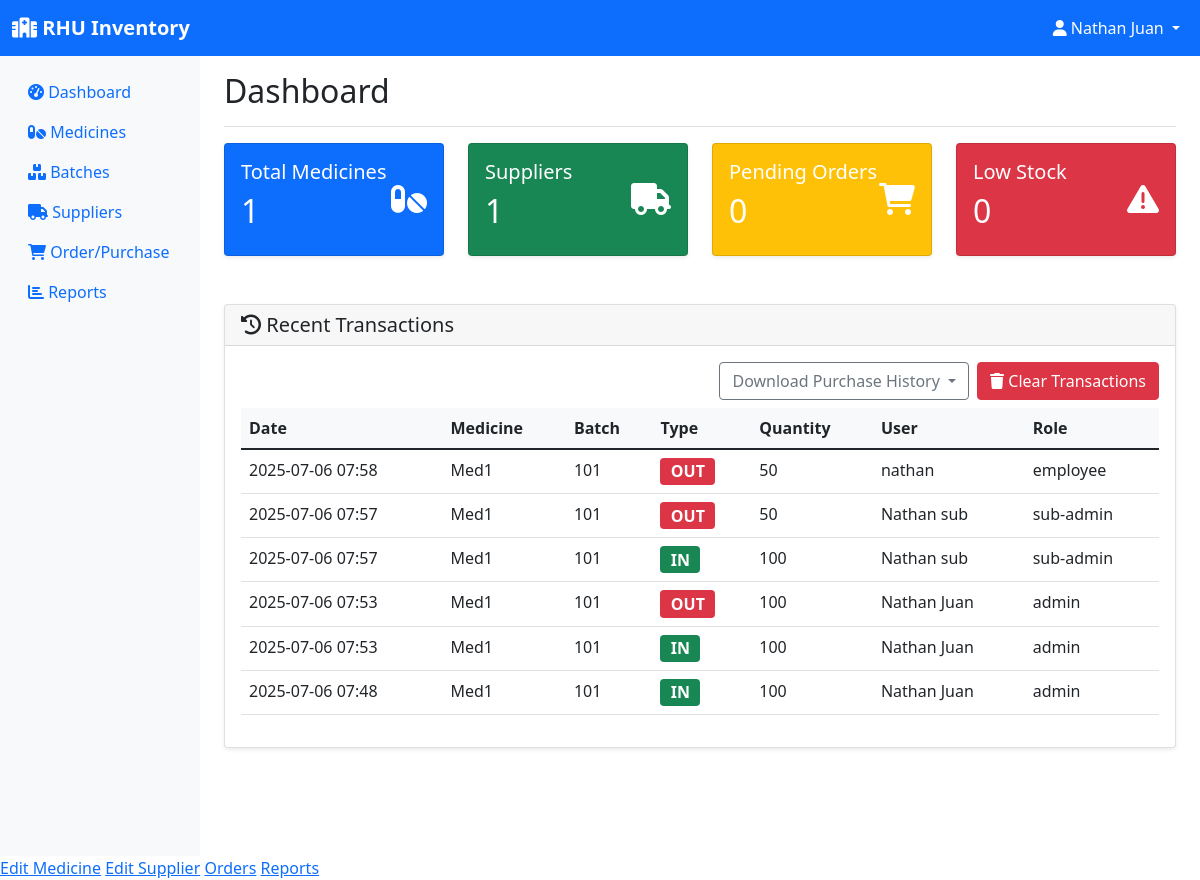
Page /dashboard (signed in) on the earlier database version.
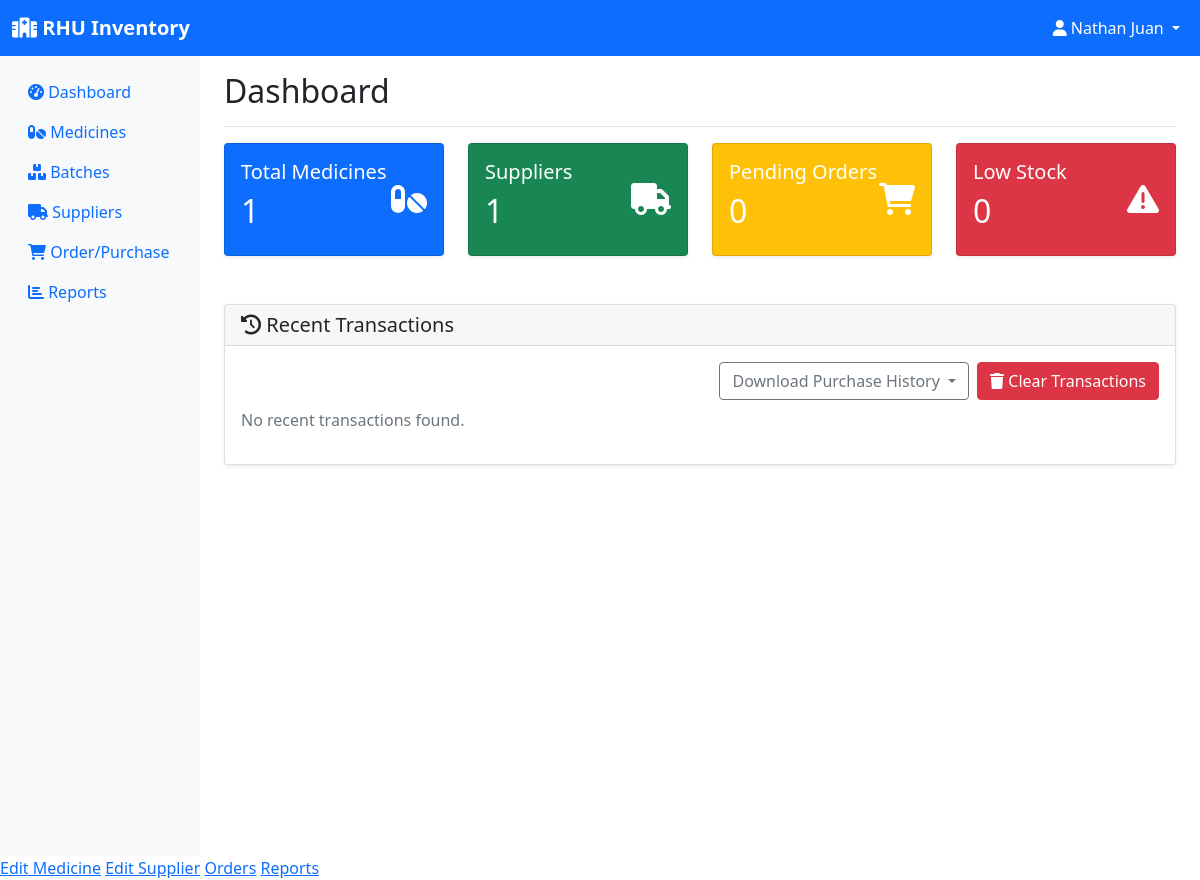
Same page on the later database version.
### models.py (models this page shows, shortened)
class User(UserMixin, db.Model):
    id = db.Column(db.Integer, primary_key=True)
    username = db.Column(db.String(150), unique=True, nullable=False)
    password = db.Column(db.String(256), nullable=False)
    role = db.Column(db.String(20), nullable=False, default='employee')  # pharmacist, manager, assistant
    email = db.Column(db.String(120), unique=True, nullable=False)
    created_at = db.Column(db.DateTime, default=datetime.utcnow)

class StockTransaction(db.Model):
    id = db.Column(db.Integer, primary_key=True)
    batch_id = db.Column(db.Integer, db.ForeignKey('batch.id'), nullable=False)
    transaction_type = db.Column(db.String(20), nullable=False)  # in, out
    quantity = db.Column(db.Integer, nullable=False)
    transaction_date = db.Column(db.DateTime, default=datetime.utcnow)
    performed_by = db.Column(db.Integer, db.ForeignKey('user.id'), nullable=False)
    notes = db.Column(db.String(200))
    user = db.relationship('User', backref='transactions')

class Medicine(db.Model):
    id = db.Column(db.Integer, primary_key=True)
    name = db.Column(db.String(100), nullable=False)
    generic_name = db.Column(db.String(100))
    category = db.Column(db.String(50))
    unit = db.Column(db.String(20))  # e.g., tablets, bottles, etc.
    supplier_id = db.Column(db.Integer, db.ForeignKey('supplier.id'), nullable=False)
    created_at = db.Column(db.DateTime, default=datetime.utcnow)
    batches = db.relationship('Batch', backref='medicine', lazy=True)
    order_items = db.relationship('OrderItem', backref='medicine', lazy=True)

class Batch(db.Model):
    id = db.Column(db.Integer, primary_key=True)
    batch_number = db.Column(db.String(50), nullable=False)
    medicine_id = db.Column(db.Integer, db.ForeignKey('medicine.id'), nullable=False)
    quantity = db.Column(db.Integer, nullable=False)
    expiration_date = db.Column(db.Date, nullable=False)
    manufacturing_date = db.Column(db.Date)
    unit_price = db.Column(db.Float)
    created_at = db.Column(db.DateTime, default=datetime.utcnow)
    transactions = db.relationship('StockTransaction', backref='batch', lazy=True)

### app.py (the view)
@app.route('/dashboard')
@login_required
def dashboard():
    low_stock = Batch.query.filter(Batch.quantity <= 10).all()
    thirty_days_from_now = datetime.now().date() + timedelta(days=30)
    expiring_soon = Batch.query.filter(
        Batch.expiration_date <= thirty_days_from_now,
        Batch.expiration_date > datetime.now().date()
    ).all()
    recent_transactions = StockTransaction.query.order_by(
        StockTransaction.transaction_date.desc()
    ).limit(10).all()
    total_medicines = Medicine.query.count()
    total_suppliers = Supplier.query.count()
    pending_orders = Order.query.filter_by(status='pending').count()
    return render_template('dashboard.html',
                         low_stock=low_stock,
                         expiring_soon=expiring_soon,
                         recent_transactions=recent_transactions,
                         total_medicines=total_medicines,
                         total_suppliers=total_suppliers,
                         pending_orders=pending_orders)

### app.py (called while the page is built)
@login_manager.user_loader
def load_user(user_id):
    return User.query.get(int(user_id))

### templates/dashboard.html (shortened to what this page needs)
{% extends "base.html" %}
{% block content %}
<div class="d-flex justify-content-between flex-wrap flex-md-nowrap align-items-center pt-3 pb-2 mb-3 border-bottom">
    <h1 class="h2">Dashboard</h1>
</div>
<div class="row mb-4">
    <div class="col-md-3">
        <div class="card text-white bg-primary">
            <div class="card-body">
                <div class="d-flex justify-content-between">
                    <div>
                        <h5 class="card-title">Total Medicines</h5>
                        <h2>{{ total_medicines }}</h2>
                    </div>
                    <div class="align-self-center">
                        <i class="fas fa-pills fa-2x"></i>
                    </div>
                </div>
            </div>
        </div>
    </div>
    <div class="col-md-3">
        <div class="card text-white bg-success">
            <div class="card-body">
                <div class="d-flex justify-content-between">
                    <div>
                        <h5 class="card-title">Suppliers</h5>
                        <h2>{{ total_suppliers }}</h2>
                    </div>
                    <div class="align-self-center">
                        <i class="fas fa-truck fa-2x"></i>
                    </div>
                </div>
            </div>
        </div>
    </div>
    <div class="col-md-3">
        <div class="card text-white bg-warning">
            <div class="card-body">
                <div class="d-flex justify-content-between">
                    <div>
                        <h5 class="card-title">Pending Orders</h5>
                        <h2>{{ pending_orders }}</h2>
                    </div>
                    <div class="align-self-center">
                        <i class="fas fa-shopping-cart fa-2x"></i>
                    </div>
                </div>
            </div>
        </div>
    </div>
    <div class="col-md-3">
        <div class="card text-white bg-danger">
            <div class="card-body">
                <div class="d-flex justify-content-between">
                    <div>
                        <h5 class="card-title">Low Stock</h5>
                        <h2>{{ low_stock|length }}</h2>
                    </div>
                    <div class="align-self-center">
                        <i class="fas fa-exclamation-triangle fa-2x"></i>
                    </div>
                </div>
            </div>
        </div>
    </div>
</div>
<div class="row">
    <div class="col-12">
        <div class="card">
            <div class="card-header">
                <h5 class="mb-0"><i class="fas fa-history"></i> Recent Transactions</h5>
            </div>
            <div class="card-body">
                <div class="d-flex justify-content-end mb-2">
                    <div class="dropdown me-2">
                        <button class="btn btn-outline-secondary dropdown-toggle" type="button" id="downloadMenu" data-bs-toggle="dropdown" aria-expanded="false">
                            Download Purchase History
                        </button>
                    </div>
                    {% if current_user.is_authenticated and current_user.role == 'admin' %}
                    <form method="post" action="{{ url_for('clear_transactions') }}" style="display:inline;">
                        <button type="submit" class="btn btn-danger" onclick="return confirm('Are you sure you want to clear all transaction history?');">
                            <i class="fas fa-trash"></i> Clear Transactions
                        </button>
                    </form>
                    {% endif %}
                </div>
                {% if recent_transactions %}
                <div class="table-responsive">
                    <table class="table">
                        <thead>
                            <tr>
                                <th>Date</th>
                                <th>Medicine</th>
                                <th>Batch</th>
                                <th>Type</th>
                                <th>Quantity</th>
                                <th>User</th>
                                <th>Role</th>
                            </tr>
                        </thead>
                        <tbody>
                            {% for tx in recent_transactions %}
                            <tr>
                                <td>{{ tx.transaction_date.strftime('%Y-%m-%d %H:%M') }}</td>
                                <td>{{ tx.batch.medicine.name if tx.batch and tx.batch.medicine else "N/A" }}</td>
                                <td>{{ tx.batch.batch_number if tx.batch else "N/A" }}</td>
                                <td>
                                    {% if tx.transaction_type.lower() == 'in' %}
                                        <span class="badge bg-success" style="font-size:1em;">IN</span>
                                    {% elif tx.transaction_type.lower() == 'out' %}
                                        <span class="badge bg-danger" style="font-size:1em;">OUT</span>
                                    {% else %}
                                        <span class="badge bg-secondary" style="font-size:1em;">{{ tx.transaction_type|upper }}</span>
                                    {% endif %}
                                </td>
                                <td>{{ tx.quantity }}</td>
                                <td>
                                    {% if tx.user and tx.user.username %}
                                        {{ tx.user.username }}
                                    {% else %}
                                        {{ tx.performed_by }}
                                    {% endif %}
                                </td>
                                <td>
                                    {% if tx.user and tx.user.role %}
                                        {{ tx.user.role }}
                                    {% else %}
                                        N/A
                                    {% endif %}
                                </td>
                            </tr>
                            {% endfor %}
                        </tbody>
                    </table>
                </div>
                {% else %}
                <p class="text-muted">No recent transactions found.</p>
                {% endif %}
            </div>
        </div>
    </div>
</div>
{% endblock %}

### templates/base.html (shortened to what this page needs)
<!DOCTYPE html>
<html lang="en">
<head>
    <link href="https://cdn.jsdelivr.net/npm/bootstrap@5.1.3/dist/css/bootstrap.min.css" rel="stylesheet">
    <link href="https://cdnjs.cloudflare.com/ajax/libs/font-awesome/6.0.0/css/all.min.css" rel="stylesheet">
</head>
<body>
    <nav class="navbar navbar-expand-lg navbar-dark bg-primary">
        <div class="container-fluid">
            <a class="navbar-brand" href="{{ url_for('dashboard') }}">
                <i class="fas fa-hospital"></i> RHU Inventory
            </a>
            {% if current_user.is_authenticated %}
            <div class="navbar-nav ms-auto">
                <div class="nav-item dropdown">
                    <a class="nav-link dropdown-toggle text-white" href="#" id="navbarDropdown" role="button" data-bs-toggle="dropdown">
                        <i class="fas fa-user"></i> {{ current_user.username }}
                    </a>
                </div>
            </div>
            {% endif %}
        </div>
    </nav>
    <div class="container-fluid">
        <div class="row">
            {% if current_user.is_authenticated %}
            <nav class="col-md-3 col-lg-2 d-md-block sidebar collapse">
                <div class="position-sticky pt-3">
                    <ul class="nav flex-column">
                        <li class="nav-item">
                            <a class="nav-link" href="{{ url_for('dashboard') }}">
                                <i class="fas fa-tachometer-alt"></i> Dashboard
                            </a>
                        </li>
                        <li class="nav-item">
                            <a class="nav-link" href="{{ url_for('inventory') }}">
                                <i class="fas fa-pills"></i> Medicines
                            </a>
                        </li>
                        <li class="nav-item">
                            <a class="nav-link" href="{{ url_for('batches') }}">
                                <i class="fas fa-boxes"></i> Batches
                            </a>
                        </li>
                        <li class="nav-item">
                            <a class="nav-link" href="{{ url_for('suppliers') }}">
                                <i class="fas fa-truck"></i> Suppliers
                            </a>
                        </li>
                        <li class="nav-item">
                            <a class="nav-link" href="{{ url_for('orders') }}">
                                <i class="fas fa-shopping-cart"></i> Order/Purchase
                            </a>
                        </li>
                        <li class="nav-item">
                            <a class="nav-link" href="{{ url_for('reports') }}">
                                <i class="fas fa-chart-bar"></i> Reports
                            </a>
                        </li>
                    </ul>
                </div>
            </nav>
            {% endif %}
            <main class="{% if current_user.is_authenticated %}col-md-9 ms-sm-auto col-lg-10 px-md-4{% else %}col-12{% endif %}">
                {% block content %}{% endblock %}
            </main>
        </div>
    </div>
    {% if current_user.is_authenticated %}
        {% if current_user.role == 'admin' %}
            <a href="{{ edit_medicine_url }}">Edit Medicine</a>
            <a href="{{ edit_supplier_url }}">Edit Supplier</a>
            <a href="{{ orders_url }}">Orders</a>
            <a href="{{ reports_url }}">Reports</a>
        {% elif current_user.role == 'sub-admin' %}
            <a href="{{ edit_medicine_url }}">Edit Medicine</a>
            <a href="{{ edit_supplier_url }}">Edit Supplier</a>
            <a href="{{ orders_url }}">Orders</a>
        {% elif current_user.role == 'employee' %}
            <a href="{{ orders_url }}">Orders</a>
            <a href="{{ reports_url }}">Reports</a>
        {% endif %}
    {% endif %}
</body>
</html>

### templates/base.html (style rules this page uses)
.sidebar { min-height: 100vh; background-color: #f8f9fa; }
.navbar-brand { font-weight: bold; }
.card { box-shadow: 0 0.125rem 0.25rem rgba(0, 0, 0, 0.075); border: 1px solid rgba(0, 0, 0, 0.125); }

Differences in the rows shown:
removed StockTransaction: transaction_date "2025-07-06 07:58", batch.medicine "Med1", batch "101", transaction_type "OUT", quantity "50", user.username "nathan", user.role "employee"
removed StockTransaction: transaction_date "2025-07-06 07:57", batch.medicine "Med1", batch "101", transaction_type "OUT", quantity "50", user.username "Nathan sub", user.role "sub-admin"
removed StockTransaction: transaction_date "2025-07-06 07:57", batch.medicine "Med1", batch "101", transaction_type "IN", quantity "100", user.username "Nathan sub", user.role "sub-admin"
removed StockTransaction: transaction_date "2025-07-06 07:53", batch.medicine "Med1", batch "101", transaction_type "OUT", quantity "100", user.username "Nathan Juan", user.role "admin"
removed StockTransaction: transaction_date "2025-07-06 07:53", batch.medicine "Med1", batch "101", transaction_type "IN", quantity "100", user.username "Nathan Juan", user.role "admin"
removed StockTransaction: transaction_date "2025-07-06 07:48", batch.medicine "Med1", batch "101", transaction_type "IN", quantity "100", user.username "Nathan Juan", user.role "admin"
Other differences:
text no longer shown: "Date Medicine Batch Type Quantity User Role"
text now shown: "No recent transactions found."
